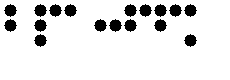
#> input picture braille_braille.png, 230 x 80 px
$ python img.py
#> lines starting #> are read from the running program, lines starting #| are printed output that depends on the picture; after the words box and inside, x2 and y2 are one past the last pixel; in counts of white or black regions, pixels touching at a corner belong together
import cv2
import numpy as np
import matplotlib.pyplot as plt
from collections import defaultdict
from sklearn.cluster import DBSCAN


def load_and_preprocess(image_path):
    """Enhanced image loading and preprocessing"""
    image = cv2.imread(image_path, cv2.IMREAD_GRAYSCALE)
    if image is None:
        raise ValueError("Image not found or invalid format")

    # Adaptive histogram equalization
    clahe = cv2.createCLAHE(clipLimit=2.0, tileGridSize=(8, 8))
    enhanced = clahe.apply(image)

    # Adaptive thresholding
    binary = cv2.adaptiveThreshold(enhanced, 255,
                                   cv2.ADAPTIVE_THRESH_GAUSSIAN_C,
                                   cv2.THRESH_BINARY_INV, 11, 2)

    # Morphological cleanup
    kernel = cv2.getStructuringElement(cv2.MORPH_ELLIPSE, (3, 3))
    cleaned = cv2.morphologyEx(binary, cv2.MORPH_OPEN, kernel)

    return cleaned


def detect_braille_dots(binary_image):
    """Improved dot detection with size and circularity filters"""
    contours, _ = cv2.findContours(binary_image,
                                   cv2.RETR_EXTERNAL,
                                   cv2.CHAIN_APPROX_SIMPLE)

    dot_centers = []
    dot_areas = []
    for cnt in contours:
        area = cv2.contourArea(cnt)
        perimeter = cv2.arcLength(cnt, True)
        if perimeter == 0:
            continue

        circularity = 4 * np.pi * area / (perimeter ** 2)
        if 20 < area < 200 and 0.7 < circularity < 1.3:
            M = cv2.moments(cnt)
            if M["m00"] != 0:
                cx = int(M["m10"] / M["m00"])
                cy = int(M["m01"] / M["m00"])
                dot_centers.append((cx, cy))
                dot_areas.append(area)

    return np.array(dot_centers), np.median(dot_areas)


def cluster_braille_cells(dot_centers, median_dot_size):
    """Advanced clustering using DBSCAN"""
    # Convert to numpy array for processing
    X = np.array(dot_centers)

    # Estimate cell spacing
    if len(X) > 1:
        distances = np.sqrt(np.sum(np.diff(X, axis=0) ** 2, axis=1))
        cell_spacing = np.median(distances)
    else:
        cell_spacing = median_dot_size * 3  # Fallback estimate

    # DBSCAN clustering
    eps = cell_spacing * 1.5
    db = DBSCAN(eps=eps, min_samples=1).fit(X)
    labels = db.labels_

    # Group dots by cell
    cells = defaultdict(list)
    for i, label in enumerate(labels):
        cells[label].append(X[i])

    return cells, cell_spacing


def analyze_braille_cells(cells, cell_spacing):
    """Comprehensive Braille cell analysis"""
    braille_dict = {
        (1, 0, 0, 0, 0, 0): 'a', (1, 1, 0, 0, 0, 0): 'b', (1, 0, 0, 1, 0, 0): 'c',
        (1, 0, 0, 1, 1, 0): 'd', (1, 0, 0, 0, 1, 0): 'e', (1, 1, 0, 1, 0, 0): 'f',
        (1, 1, 0, 1, 1, 0): 'g', (1, 1, 0, 0, 1, 0): 'h', (0, 1, 0, 1, 0, 0): 'i',
        (0, 1, 0, 1, 1, 0): 'j', (1, 0, 1, 0, 0, 0): 'k', (1, 1, 1, 0, 0, 0): 'l',
        (1, 0, 1, 1, 0, 0): 'm', (1, 0, 1, 1, 1, 0): 'n', (1, 0, 1, 0, 1, 0): 'o',
        (1, 1, 1, 1, 0, 0): 'p', (1, 1, 1, 1, 1, 0): 'q', (1, 1, 1, 0, 1, 0): 'r',
        (0, 1, 1, 1, 0, 0): 's', (0, 1, 1, 1, 1, 0): 't', (1, 0, 1, 0, 0, 1): 'u',
        (1, 1, 1, 0, 0, 1): 'v', (0, 1, 0, 1, 1, 1): 'w', (1, 0, 1, 1, 0, 1): 'x',
        (1, 0, 1, 1, 1, 1): 'y', (1, 0, 1, 0, 1, 1): 'z'
    }

    contraction_symbols = {'and': '⠯', 'for': '⠿', 'of': '⠷',
                           'the': '⠮', 'with': '⠾', 'ch': '⠡'}

    results = {
        'text': '',
        'cells': [],
        'grade': 1,
        'contractions': [],
        'cell_stats': []
    }

    for cell_id, dots in cells.items():
        # Calculate cell bounding box
        dots_array = np.array(dots)
        min_x, min_y = np.min(dots_array, axis=0)
        max_x, max_y = np.max(dots_array, axis=0)
        cell_center = ((min_x + max_x) / 2, (min_y + max_y) / 2)

        # Determine dot positions (Braille 2x3 grid)
        dot_pattern = [0] * 6
        for (x, y) in dots:
            # Position relative to cell center
            rel_x = x - cell_center[0]
            rel_y = y - cell_center[1]

            # Determine dot position in 2x3 grid
            if rel_x < 0:  # Left column
                if rel_y < -cell_spacing / 3:
                    pos = 0  # Dot 1
                elif rel_y < cell_spacing / 3:
                    pos = 1  # Dot 2
                else:
                    pos = 2  # Dot 3
            else:  # Right column
                if rel_y < -cell_spacing / 3:
                    pos = 3  # Dot 4
                elif rel_y < cell_spacing / 3:
                    pos = 4  # Dot 5
                else:
                    pos = 5  # Dot 6
            dot_pattern[pos] = 1

        # Recognize character
        char = braille_dict.get(tuple(dot_pattern), '?')
        results['text'] += char

        # Store cell information
        cell_info = {
            'center': cell_center,
            'dots': dots,
            'pattern': dot_pattern,
            'character': char
        }
        results['cells'].append(cell_info)
        results['cell_stats'].append({
            'dot_count': len(dots),
            'spacing_variation': np.std([y for (x, y) in dots]),
            'horizontal_spread': max_x - min_x
        })

    # Grade detection
    total_dots = sum(len(cell['dots']) for cell in results['cells'])
    avg_dots_per_cell = total_dots / len(results['cells']) if results['cells'] else 0

    if any(c['character'] in contraction_symbols.values() for c in results['cells']):
        results['grade'] = 2
        results['contractions'] = [c['character'] for c in results['cells']
                                   if c['character'] in contraction_symbols.values()]
    elif avg_dots_per_cell > 3.5:
        results['grade'] = 3
    else:
        results['grade'] = 1

    return results


def visualize_results(image, analysis_results):
    """Enhanced visualization with detailed annotations"""
    output = cv2.cvtColor(image, cv2.COLOR_GRAY2BGR)

    # Draw all detected dots
    for cell in analysis_results['cells']:
        for (x, y) in cell['dots']:
            cv2.circle(output, (int(x), int(y)), 4, (0, 255, 0), -1)

        # Draw cell bounding box
        dots_array = np.array(cell['dots'])
        min_x, min_y = np.min(dots_array, axis=0)
        max_x, max_y = np.max(dots_array, axis=0)
        cv2.rectangle(output,
                      (int(min_x - 5), int(min_y - 5)),
                      (int(max_x + 5), int(max_y + 5)),
                      (255, 0, 0), 1)

        # Label each cell with its character
        center_x = (min_x + max_x) / 2
        center_y = (min_y + max_y) / 2
        cv2.putText(output, cell['character'],
                    (int(center_x), int(center_y)),
                    cv2.FONT_HERSHEY_SIMPLEX, 0.6, (0, 0, 255), 2)

    # Add analysis summary
    grade_text = f"Grade: {analysis_results['grade']}"
    if analysis_results['grade'] > 1:
        grade_text += f" (Contractions: {', '.join(analysis_results['contractions'])})"

    cv2.putText(output, grade_text, (10, 30),
                cv2.FONT_HERSHEY_SIMPLEX, 0.7, (0, 0, 255), 2)
    cv2.putText(output, f"Text: {analysis_results['text']}", (10, 60),
                cv2.FONT_HERSHEY_SIMPLEX, 0.5, (0, 0, 255), 1)

    # Create detailed analysis plot
    plt.figure(figsize=(15, 8))

    # Original image with annotations
    plt.subplot(1, 2, 1)
    plt.imshow(cv2.cvtColor(output, cv2.COLOR_BGR2RGB))
    plt.title("Braille Detection Results")
    plt.axis('off')

    # Analysis metrics
    plt.subplot(1, 2, 2)
    if analysis_results['cell_stats']:
        dot_counts = [s['dot_count'] for s in analysis_results['cell_stats']]
        spacing_vars = [s['spacing_variation'] for s in analysis_results['cell_stats']]

        plt.bar(range(len(dot_counts)), dot_counts)
        plt.plot(spacing_vars, 'r-', label='Vertical Spacing Variation')
        plt.title("Cell Analysis Metrics")
        plt.xlabel("Cell Index")
        plt.ylabel("Value")
        plt.legend()
        plt.grid(True)

    plt.tight_layout()
    plt.show()

    return output


def process_braille_image(image_path):
    """Complete processing pipeline"""
    try:
        # Step 1: Image preprocessing
        binary = load_and_preprocess(image_path)
#> in load_and_preprocess, `image = cv2.imread(image_path, cv2.IMREAD_GRAYSCALE)`: image: shape (80, 230); 89.6% white; 17 black regions, largest, box (x1, y1, x2, y2) and area: (4, 4, 17, 17) 113, (34, 4, 47, 17) 113, (49, 4, 62, 17) 113
#> in load_and_preprocess, `binary = cv2.adaptiveThreshold(enhanced, 255, cv2.ADAPTIVE_THRESH_GAUS..`: binary: shape (80, 230); 10.3% white; 17 white regions

        # Step 2: Braille dot detection
        dot_centers, median_dot_size = detect_braille_dots(binary)
#> in detect_braille_dots, `contours, _ = cv2.findContours(binary_image, cv2.RETR_EXTERNAL, cv2.CH..`: contours = 17 contours; largest, box (x1, y1, x2, y2) and area: (184, 34, 197, 47) 96, (34, 34, 47, 47) 96, (154, 19, 167, 32) 96, (124, 19, 137, 32) 96, (109, 19, 122, 32) 96
#> the loop in detect_braille_dots, `for cnt in contours:` made 17 passes
#> (cx, cy) on passes 1 to 12: (190, 40), (40, 40), (160, 25), (130, 25), (115, 25), (100, 25), (40, 25), (10, 25), (190, 10), (175, 10), (160, 10), (145, 10)
#> after the loop in detect_braille_dots, `for cnt in contours:`: dot_areas = [96, 96, 96, 96, 96, 96, 96, 96, 96, 96, 96, 96, 96, 96, 96, 96, 96]; dot_centers = [(190, 40), (40, 40), (160, 25), (130, 25), (115, 25), (100, 25), (40, 25), (10, 25), (190, 10), (175, 10), (160, 10), (145, 10), (130, 10), (70, 10), (55, 10), (40, 10), (10, 10)]
#> dot_centers = 17 rows, first 8: [190, 40], [40, 40], [160, 25], [130, 25], [115, 25], [100, 25], [40, 25], [10, 25]; median_dot_size = 96
        if len(dot_centers) < 6:
            raise ValueError("Insufficient Braille dots detected")

        # Step 3: Cell clustering
        cells, cell_spacing = cluster_braille_cells(dot_centers, median_dot_size)
#> in cluster_braille_cells, `X = np.array(dot_centers)`: X has the same summary as dot_centers in process_braille_image
#> in cluster_braille_cells, `distances = np.sqrt(np.sum(np.diff(X, axis=0) ** 2, axis=1))`: distances = [150, 120.9, 30, 15, 15, 60, 30, 180.6, 15, 15, 15, 15, 60, 15, 15, 30]
#> in cluster_braille_cells, `cell_spacing = np.median(distances)`: cell_spacing = 22.5
#> in cluster_braille_cells, `eps = cell_spacing * 1.5`: eps = 33.75
#> in cluster_braille_cells, `labels = db.labels_`: labels = 17 values from 0 to 0
#> the loop in cluster_braille_cells, `for i, label in enumerate(labels):` made 17 passes
#> cells = {0: [[190, 40], [40, 40], [160, 25], [130, 25], [115, 25], [100, 25], [40, 25], [10, 25], [190, 10], [175, 10], [160, 10], [145, 10], [130, 10], [70, 10], [55, 10], [40, 10], [10, 10]]}; cell_spacing = 22.5

        # Step 4: Braille analysis
        analysis = analyze_braille_cells(cells, cell_spacing)
#> the loop in analyze_braille_cells, `for cell_id, dots in cells.items():` made 1 pass
#> (cell_id, min_x, min_y, max_x, max_y, cell_center, char) on pass 1: (0, 10, 10, 190, 40, (100, 25), '?')
#> after the loop in analyze_braille_cells, `for cell_id, dots in cells.items():`: results = 5 items
#> in analyze_braille_cells, `total_dots = sum(len(cell['dots']) for cell in results['cells'])`: total_dots = 17
#> analysis = 5 items

        # Step 5: Visualization
        original_image = cv2.imread(image_path, cv2.IMREAD_GRAYSCALE)
        visualize_results(original_image, analysis)
#> in visualize_results, output is the input picture: shape (80, 230, 3); 89.6% white; 17 black regions, largest, box (x1, y1, x2, y2) and area: (4, 4, 17, 17) 113, (34, 4, 47, 17) 113, (49, 4, 62, 17) 113
#> the loop in visualize_results, `for cell in analysis_results['cells']:` made 1 pass
#> (min_x, min_y, max_x, max_y, center_x, center_y) on pass 1: (10, 10, 190, 40, 100, 25)
#> after the loop in visualize_results, `for cell in analysis_results['cells']:`:
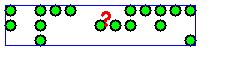
#> output: shape (80, 230, 3); 7.41% of pixels changed, all inside (x1, y1, x2, y2) = (5, 5, 196, 46)
#> in visualize_results, `grade_text = f"Grade: {analysis_results['grade']}"`: grade_text = 'Grade: 3'
#> in visualize_results, `cv2.putText(output, grade_text, (10, 30), cv2.FONT_HERSHEY_SIMPLEX, 0...`:
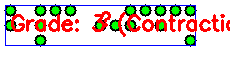
#> output: shape (80, 230, 3); 7.81% of pixels changed, all inside (x1, y1, x2, y2) = (11, 12, 230, 37)
#> in visualize_results, `cv2.putText(output, f"Text: {analysis_results['text']}", (10, 60), cv2..`:
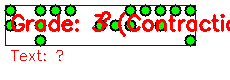
#> output: shape (80, 230, 3); 0.53% of pixels changed, all inside (x1, y1, x2, y2) = (11, 50, 63, 61)
#> in visualize_results, `dot_counts = [s['dot_count'] for s in analysis_results['cell_stats']]`: dot_counts = [17]
#> in visualize_results, `spacing_vars = [s['spacing_variation'] for s in analysis_results['cell..`: spacing_vars = [10.37]
#> in visualize_results, `plt.show()`:
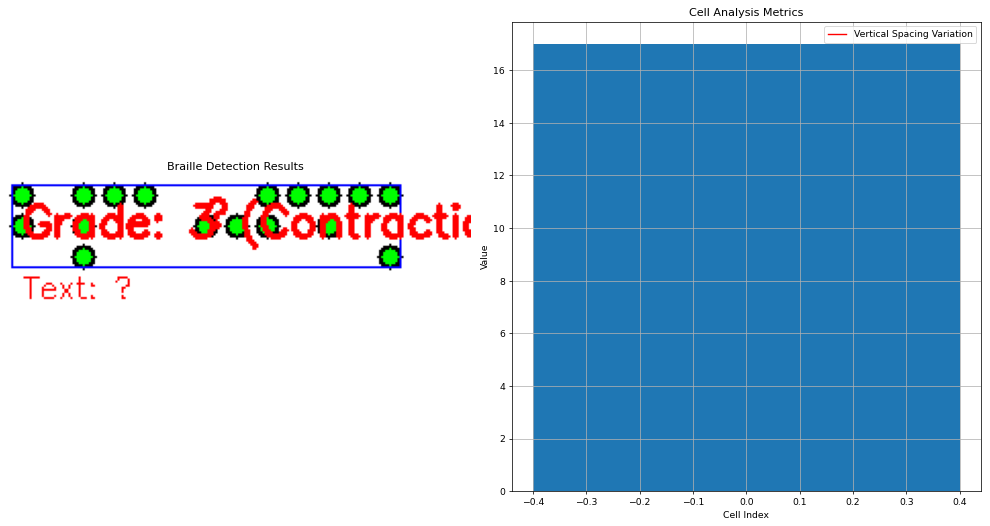
#> figure drawn by matplotlib, 2 panels

        return analysis

    except Exception as e:
        print(f"Processing error: {str(e)}")
        return None


# Example usage
if __name__ == "__main__":
    analysis_results = process_braille_image("braille_braille.png")
#> analysis_results = 5 items
    if analysis_results:
        print("\n=== Braille Analysis Report ===")
        print(f"Detected Text: {analysis_results['text']}")
#| Detected Text: ?
        print(f"Braille Grade: {analysis_results['grade']}")
#| Braille Grade: 3
        if analysis_results['contractions']:
            print(f"Contractions Found: {', '.join(analysis_results['contractions'])}")
        print(f"Total Cells Analyzed: {len(analysis_results['cells'])}")
#| Total Cells Analyzed: 1
        print(
            f"Average Dots per Cell: {sum(len(c['dots']) for c in analysis_results['cells']) / len(analysis_results['cells']):.2f}")
#| Average Dots per Cell: 17.00
